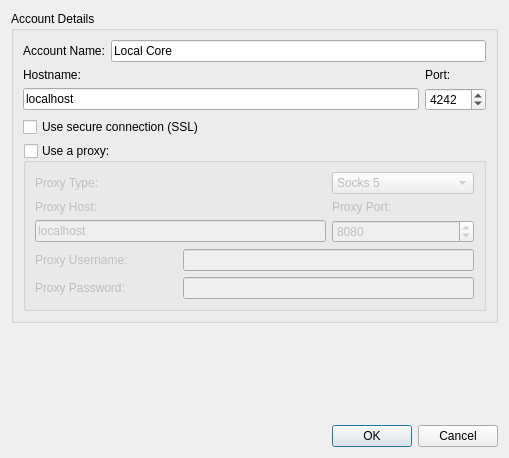
<ui version="4.0" >
 <class>CoreAccountEditDlg</class>
 <widget class="QDialog" name="CoreAccountEditDlg" >
  <property name="geometry" >
   <rect>
    <x>0</x>
    <y>0</y>
    <width>509</width>
    <height>458</height>
   </rect>
  </property>
  <property name="windowTitle" >
   <string>Edit Core Account</string>
  </property>
  <layout class="QVBoxLayout" >
   <item>
    <layout class="QVBoxLayout" >
     <item>
      <widget class="QGroupBox" name="groupBox" >
       <property name="title" >
        <string>Account Details</string>
       </property>
       <layout class="QVBoxLayout" >
        <item>
         <layout class="QHBoxLayout" >
          <item>
           <widget class="QLabel" name="label" >
            <property name="text" >
             <string>Account Name:</string>
            </property>
           </widget>
          </item>
          <item>
           <widget class="QLineEdit" name="accountName" >
            <property name="text" >
             <string>Local Core</string>
            </property>
           </widget>
          </item>
         </layout>
        </item>
        <item>
         <layout class="QGridLayout" >
          <item row="0" column="0" >
           <widget class="QLabel" name="label_2" >
            <property name="text" >
             <string>Hostname:</string>
            </property>
           </widget>
          </item>
          <item row="0" column="1" >
           <widget class="QLabel" name="label_3" >
            <property name="text" >
             <string>Port:</string>
            </property>
           </widget>
          </item>
          <item row="1" column="0" >
           <widget class="QLineEdit" name="host" >
            <property name="text" >
             <string>localhost</string>
            </property>
           </widget>
          </item>
          <item row="1" column="1" >
           <widget class="QSpinBox" name="port" >
            <property name="minimum" >
             <number>1</number>
            </property>
            <property name="maximum" >
             <number>65535</number>
            </property>
            <property name="value" >
             <number>4242</number>
            </property>
           </widget>
          </item>
          <item row="2" column="0" colspan="2" >
           <widget class="QCheckBox" name="useSsl" >
            <property name="text" >
             <string>Use secure connection (SSL)</string>
            </property>
            <property name="icon" >
             <iconset>
              <normaloff>:/16x16/actions/oxygen/16x16/actions/document-encrypt.png</normaloff>:/16x16/actions/oxygen/16x16/actions/document-encrypt.png</iconset>
            </property>
            <property name="checked" >
             <bool>false</bool>
            </property>
           </widget>
          </item>
         </layout>
        </item>
        <item>
         <widget class="QGroupBox" name="useProxy" >
          <property name="title" >
           <string>Use a proxy:</string>
          </property>
          <property name="checkable" >
           <bool>true</bool>
          </property>
          <property name="checked" >
           <bool>false</bool>
          </property>
          <layout class="QGridLayout" >
           <item row="0" column="0" colspan="2" >
            <widget class="QLabel" name="label_5" >
             <property name="text" >
              <string>Proxy Type:</string>
             </property>
            </widget>
           </item>
           <item row="0" column="2" >
            <widget class="QComboBox" name="proxyType" >
             <item>
              <property name="text" >
               <string>Socks 5</string>
              </property>
             </item>
             <item>
              <property name="text" >
               <string>HTTP</string>
              </property>
             </item>
            </widget>
           </item>
           <item row="1" column="0" colspan="2" >
            <widget class="QLabel" name="label_6" >
             <property name="text" >
              <string>Proxy Host:</string>
             </property>
            </widget>
           </item>
           <item row="1" column="2" >
            <widget class="QLabel" name="label_7" >
             <property name="text" >
              <string>Proxy Port:</string>
             </property>
            </widget>
           </item>
           <item row="2" column="0" colspan="2" >
            <widget class="QLineEdit" name="proxyHost" >
             <property name="text" >
              <string>localhost</string>
             </property>
            </widget>
           </item>
           <item row="2" column="2" >
            <widget class="QSpinBox" name="proxyPort" >
             <property name="maximum" >
              <number>10000</number>
             </property>
             <property name="value" >
              <number>8080</number>
             </property>
            </widget>
           </item>
           <item row="3" column="0" >
            <widget class="QLabel" name="label_8" >
             <property name="text" >
              <string>Proxy Username:</string>
             </property>
            </widget>
           </item>
           <item row="3" column="1" colspan="2" >
            <widget class="QLineEdit" name="proxyUser" />
           </item>
           <item row="4" column="0" >
            <widget class="QLabel" name="label_9" >
             <property name="text" >
              <string>Proxy Password:</string>
             </property>
            </widget>
           </item>
           <item row="4" column="1" colspan="2" >
            <widget class="QLineEdit" name="proxyPassword" />
           </item>
          </layout>
         </widget>
        </item>
       </layout>
      </widget>
     </item>
     <item>
      <spacer>
       <property name="orientation" >
        <enum>Qt::Vertical</enum>
       </property>
       <property name="sizeHint" stdset="0" >
        <size>
         <width>20</width>
         <height>40</height>
        </size>
       </property>
      </spacer>
     </item>
     <item>
      <widget class="QDialogButtonBox" name="buttonBox" >
       <property name="orientation" >
        <enum>Qt::Horizontal</enum>
       </property>
       <property name="standardButtons" >
        <set>QDialogButtonBox::Cancel|QDialogButtonBox::Ok</set>
       </property>
      </widget>
     </item>
    </layout>
   </item>
  </layout>
 </widget>
 <resources/>
 <connections>
  <connection>
   <sender>buttonBox</sender>
   <signal>accepted()</signal>
   <receiver>CoreAccountEditDlg</receiver>
   <slot>accept()</slot>
   <hints>
    <hint type="sourcelabel" >
     <x>275</x>
     <y>521</y>
    </hint>
    <hint type="destinationlabel" >
     <x>157</x>
     <y>207</y>
    </hint>
   </hints>
  </connection>
  <connection>
   <sender>buttonBox</sender>
   <signal>rejected()</signal>
   <receiver>CoreAccountEditDlg</receiver>
   <slot>reject()</slot>
   <hints>
    <hint type="sourcelabel" >
     <x>343</x>
     <y>521</y>
    </hint>
    <hint type="destinationlabel" >
     <x>286</x>
     <y>207</y>
    </hint>
   </hints>
  </connection>
 </connections>
</ui>
